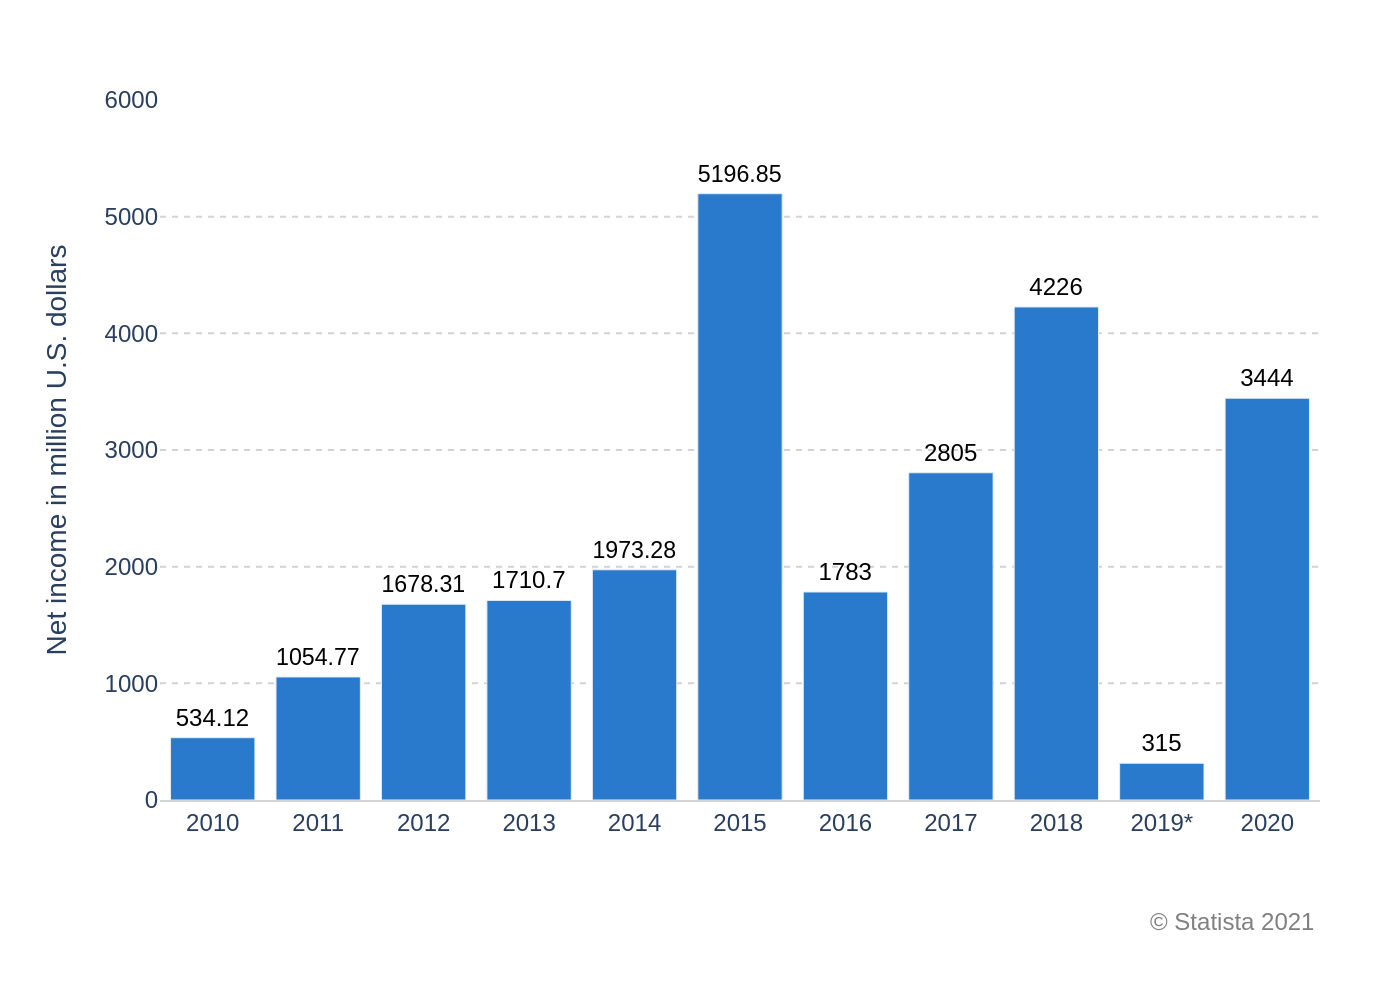

This chart was generated by the following Python code:
import sys
import json
import os
import plotly.graph_objects as go

if len(sys.argv) != 2:
    print("Usage: python script.py <json_file_path>")
    sys.exit(1)

json_path = sys.argv[1]

try:
    with open(json_path, 'r', encoding='utf-8') as f:
        chart_data = json.load(f)
except FileNotFoundError:
    print(f"Error: JSON file not found at {json_path}")
    sys.exit(1)
except json.JSONDecodeError:
    print(f"Error: Could not decode JSON from {json_path}")
    sys.exit(1)

data = chart_data['chart_data']
texts = chart_data['texts']
colors = chart_data['colors']

categories = [item['category'] for item in data]
values = [item['value'] for item in data]

fig = go.Figure()

fig.add_trace(go.Bar(
    x=categories,
    y=values,
    marker_color=colors[0],
    text=values,
    textposition='outside',
    texttemplate='%{text}',
    cliponaxis=False,
    textfont=dict(
        family="Arial",
        size=12,
        color='black'
    )
))

title_text = ""
if texts.get("title"):
    title_text += f"<b>{texts['title']}</b>"
if texts.get("subtitle"):
    title_text += f"<br>{texts['subtitle']}"

annotations = []
if texts.get("source"):
    source_text = texts["source"]
    if texts.get("note"):
        source_text += f"<br>{texts['note']}"
    annotations.append(
        dict(
            xref="paper", yref="paper",
            x=1, y=-0.15,
            xanchor='right', yanchor='top',
            text=source_text,
            showarrow=False,
            font=dict(family="Arial", size=12, color="grey"),
            align="right"
        )
    )

fig.update_layout(
    title_text=title_text if title_text else None,
    title_x=0.05,
    title_font_family="Arial",
    font=dict(
        family="Arial",
        size=12
    ),
    xaxis=dict(
        title_text=texts['x_axis_title'],
        showgrid=False,
        tickfont=dict(size=12),
        linecolor='lightgrey'
    ),
    yaxis=dict(
        title_text=texts['y_axis_title'],
        range=[0, 6000],
        showgrid=True,
        gridcolor='lightgrey',
        griddash='dot',
        tickfont=dict(size=12)
    ),
    plot_bgcolor='white',
    paper_bgcolor='white',
    showlegend=False,
    margin=dict(l=80, r=40, t=50, b=100),
    annotations=annotations
)

base_name = os.path.splitext(os.path.basename(json_path))[0]
output_filename = f"{base_name}.png"
fig.write_image(output_filename, scale=2)

print(f"Chart saved to {output_filename}")
